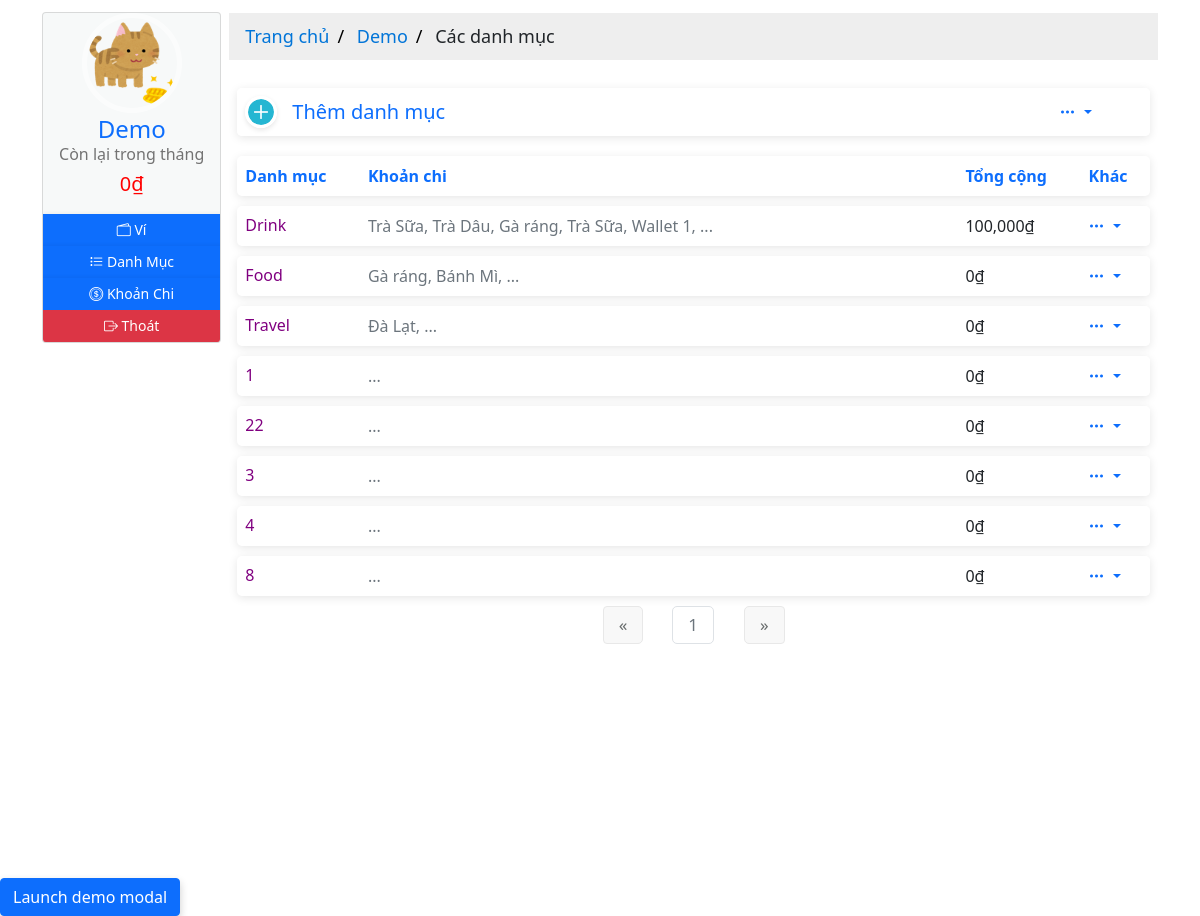
The page /1/item (signed in) on the database its author committed.
### moneymanagement/models.py (models this page shows, shortened)
class User(db.Model, UserMixin):
  __tablename__ = 'users'
  id = db.Column(db.Integer, primary_key=True)
  email = db.Column(db.String(64), nullable=False, unique=True, index=True)
  username = db.Column(db.String(64), nullable=False, unique=True, index=True)
  password_hash = db.Column(db.String(128))
  profile_image = db.Column(db.String(64), nullable=False, default='df_profile.svg')
  wallets = db.relationship('Wallet', back_populates='owner', lazy='dynamic')
  items = db.relationship('Item', back_populates='users', lazy='dynamic')
  expenditures = db.relationship('Expenditure', back_populates='users', lazy=True)
  money_saving = db.relationship('MoneySaving', back_populates='user', lazy='dynamic')
  def total_expenses_by_date(self, date):
    total = 0
    for wallet in self.wallets:
      if date in wallet.date.strftime('%Y-%m-%d'):
        total += wallet.total_expense_by_date(date)
    return total
  def total_balance_by_date(self, date):
    total = 0
    for wallet in self.wallets:
      total += wallet.total_balance_by_date(date)
    return total
  def rest_balance_by_date(self, date):
    return self.total_balance_by_date(date) - self.total_expenses_by_date(date)

class TrackBalance(db.Model):
  __tablename__ = 'trackbalances'
  id = db.Column(db.Integer, primary_key=True)
  date = db.Column(db.DateTime, nullable=False, unique=True, index=True)
  balance = db.Column(db.Integer, nullable=False, default=0)
  description = db.Column(db.String(128))
  check = db.Column(db.Boolean, default=False)
  wallet_id = db.Column(db.Integer, db.ForeignKey('wallets.id'))
  wallet = db.relationship('Wallet', back_populates='track_balances', uselist=False)

class Wallet(db.Model):
  __tablename__ = 'wallets'
  id = db.Column(db.Integer, primary_key=True)
  name = db.Column(db.String(16), nullable=False)
  date = db.Column(db.DateTime, default=datetime.utcnow())
  filter = db.Column(db.Integer, nullable=False, default=2)
  user_id = db.Column(db.Integer, db.ForeignKey('users.id'))
  owner = db.relationship('User', back_populates='wallets', uselist=False)
  track_balances = db.relationship('TrackBalance', back_populates='wallet', lazy='dynamic')
  items = db.relationship('Item', back_populates='wallet', lazy='dynamic')
  expenditures = db.relationship('Expenditure', back_populates='wallet', lazy='dynamic')
  money_saving = db.relationship('MoneySaving', back_populates='wallet', lazy='dynamic')
  def total_balance_by_date(self, date):
    total = 0
    for track in self.track_balances:
      if date in track.date.strftime('%Y-%m-%d'):
        total += track.balance
    return total

class Item(db.Model):
  __tablename__ = 'items'
  id = db.Column(db.Integer, primary_key=True)
  name = db.Column(db.String(32), nullable=False)
  user_id = db.Column(db.Integer, db.ForeignKey('users.id'))
  wallet_id = db.Column(db.Integer, db.ForeignKey('wallets.id'))
  users = db.relationship('User', back_populates='items',uselist=False)
  expenditures = db.relationship('Expenditure', back_populates='items', lazy='dynamic')
  wallet = db.relationship('Wallet', back_populates='items', uselist=False)
  def total_amount_by_date(self, user_id, date):
    total = 0
    for expense in self.expenditures:
      if expense.user_id == user_id:
        if date in expense.date.strftime('%Y-%m-%d'):
          total += expense.amount
    return total

class Expenditure(db.Model):
  __tablename__ = 'expenditures'
  id = db.Column(db.Integer, primary_key=True)
  name = db.Column(db.String(32), nullable=False)
  date = db.Column(db.Date, nullable=False, default=datetime.utcnow().strftime('%Y-%m-%d'))
  description = db.Column(db.String(128), nullable=False, default='Không có miêu tả nào')
  amount = db.Column(db.Integer, nullable=False, default=0)
  item_id = db.Column(db.Integer, db.ForeignKey('items.id'))
  items = db.relationship('Item', back_populates='expenditures', uselist=False)
  user_id = db.Column(db.Integer, db.ForeignKey('users.id'))
  users = db.relationship('User', back_populates='expenditures', uselist=False)
  wallet_id = db.Column(db.Integer, db.ForeignKey('wallets.id'))
  wallet = db.relationship('Wallet', back_populates='expenditures', uselist=False)

### moneymanagement/users/views.py (the view)
@users_blueprint.route('/<int:user_id>/item')
@login_required
def item(user_id):
  if current_user.id != user_id:
    abort(403)
  date = datetime.utcnow().strftime('%Y-%m')
  page = request.args.get('page', 1, type=int)
  items = Item.query.filter_by(user_id=user_id).paginate(page=page, per_page=10)
  return render_template('users/item.html', items=items, date=date)

### moneymanagement/templates/users/item.html (shortened to what this page needs)
{% extends 'base-2.html' %}
{%block breadcrumb %}
<div class="content-breadcrumb">
  <ul class="breadcrumb">
    <li>
      <a href="{{ url_for('core.home', user_id=current_user.id) }}"
        >Trang chủ</a
      >
    </li>
    <li><a href="#">{{ current_user.username }}</a></li>
    <li>Các danh mục</li>
  </ul>
</div>
{% endblock breadcrumb %}
{%block content %}
<div class="content-home">
  <section>
    <table class="table table-add">
      <tbody>
        <tr>
          <td>
            <a href="{{ url_for('items.add', user_id=current_user.id) }}">
              <div class="user-info">
                <div class="user-info__img">
                  <img
                    src="{{ url_for('static', filename='icons/add-icon.svg') }}"
                    alt="Expense Icon"
                  />
                </div>
                <div class="user-info__basic">
                  <h5 class="mb-0">Thêm danh mục</h5>
                </div>
              </div>
            </a>
          </td>
          <td></td>
          <td></td>
          <td style="text-align: center">
            <div class="dropdown open">
              <a
                class="dropdown-toggle"
                href="#"
                id="dropdownMenuLink"
                data-bs-toggle="dropdown"
                aria-expanded="false"
              >
                <i class="bi bi-three-dots"></i>
              </a>
            </div>
          </td>
        </tr>
      </tbody>
    </table>
  </section>
  <section>
    <table class="table table-hover table-add">
      <tbody>
        <tr>
          <th scope="col"><a href="#">Danh mục</a></th>
          <th scope="col"><a href="#">Khoản chi</a></th>
          <th scope="col"><a href="#">Tổng cộng</a></th>
          <th scope="col"><a href="#">Khác</a></th>
        </tr>
        {% for item in items.items %}
        <tr>
          <th>
            <a
              href="{{ url_for('items.item_expenses', item_id=item.id) }}"
              style="color: purple"
            >
              <div class="user-info">
                <div class="user-info__basic">
                  <h6 class="mb-0">{{ item.name }}</h6>
                </div>
              </div>
            </a>
          </th>
          <td>
            <p
              class="text-muted mb-0"
              style="
                text-overflow: ellipsis;
                overflow: hidden;
                width: 50ch;
                white-space: nowrap;
              "
            >
              {% for expense in item.expenditures %} {{expense.name}}, {% endfor
              %} ...
            </p>
          </td>
          <td>
            {{
            "{:,.0f}".format(item.total_amount_by_date(user_id=current_user.id,
            date=date)) }}<span>&#8363;</span>
          </td>
          <td>
            <div class="dropdown open">
              <a
                class="dropdown-toggle"
                href="#"
                id="dropdownMenuLink"
                data-bs-toggle="dropdown"
                aria-expanded="false"
              >
                <i class="bi bi-three-dots"></i>
              </a>
            </div>
          </td>
        </tr>
        {% endfor %}
      </tbody>
    </table>
  </section>
  <div class="demo">
    {% if item_filter %}
    <nav class="pagination-outer" aria-label="Page navigation">
      <ul class="pagination justify-content-center">
        <li class="page-item">
          <a
            href="{{ url_for('users.item_filter', user_id=current_user.id, date=date, page=items.prev_num) }}"
            class="page-link"
            aria-label="Previous"
          >
            <span aria-hidden="true">&laquo;</span>
          </a>
        </li>
        {% for page_num in items.iter_pages(left_edge=1, right_edge=1,
        left_current=2, right_current=2) %} {% if page_num %} {% if items.page
        == page_num %}
        <li class="page-item disabled">
          <a
            class="page-link"
            href="{{ url_for('users.item_filter', user_id=current_user.id, date=date, page=page_num) }}"
            >{{ page_num }}</a
          >
        </li>
        {% else %}
        <li class="page-item">
          <a
            class="page-link"
            href="{{ url_for('users.item_filter', user_id=current_user.id, date=date, page=page_num) }}"
            >{{ page_num }}</a
          >
        </li>
        {% endif %} {% endif %} {% endfor %}
        <li class="page-item">
          <a
            href="{{ url_for('users.item_filter', user_id=current_user.id, date=date, page=items.next_num) }}"
            class="page-link"
            aria-label="Next"
          >
            <span aria-hidden="true">&raquo;</span>
          </a>
        </li>
      </ul>
    </nav>
    {% else %}
    <nav class="pagination-outer" aria-label="Page navigation">
      <ul class="pagination justify-content-center">
        <li class="page-item">
          <a
            href="{{ url_for('users.item', user_id=current_user.id, page=items.prev_num) }}"
            class="page-link"
            aria-label="Previous"
          >
            <span aria-hidden="true">&laquo;</span>
          </a>
        </li>
        {% for page_num in items.iter_pages(left_edge=1, right_edge=1,
        left_current=2, right_current=2) %} {% if page_num %} {% if items.page
        == page_num %}
        <li class="page-item disabled">
          <a
            class="page-link"
            href="{{ url_for('users.item', user_id=current_user.id, page=page_num) }}"
            >{{ page_num }}</a
          >
        </li>
        {% endif %} {% endif %} {% endfor %}
        <li class="page-item">
          <a
            href="{{ url_for('users.item', user_id=current_user.id, page=items.next_num) }}"
            class="page-link"
            aria-label="Next"
          >
            <span aria-hidden="true">&raquo;</span>
          </a>
        </li>
      </ul>
    </nav>
    {% endif %}
  </div>
</div>
{% endblock content %}

### moneymanagement/templates/base-2.html (shortened to what this page needs)
{% from "_render_field.html" import render_field, render_error %}
<!DOCTYPE html>
<html lang="en">
  <head>
    <link
      rel="stylesheet"
      type="text/css"
      href="{{ url_for('static', filename='styles/main.css') }}"
    />
    <link
      rel="stylesheet"
      type="text/css"
      href="{{ url_for('static', filename='styles/profile.css') }}"
    />
    <link
      rel="stylesheet"
      type="text/css"
      href="{{ url_for('static', filename='styles/card.css') }}"
    />
    <link
      rel="stylesheet"
      type="text/css"
      href="{{ url_for('static', filename='styles/table.css') }}"
    />
    <link
      rel="stylesheet"
      type="text/css"
      href="{{ url_for('static', filename='styles/pagination.css') }}"
    />
    <link
      rel="stylesheet"
      href="https://cdnjs.cloudflare.com/ajax/libs/font-awesome/4.7.0/css/font-awesome.min.css"
    />
    <link
      rel="stylesheet"
      href="https://cdn.jsdelivr.net/npm/bootstrap-icons@1.7.2/font/bootstrap-icons.css"
    />
    <link
      href="https://cdn.jsdelivr.net/npm/bootstrap@5.1.1/dist/css/bootstrap.min.css"
      rel="stylesheet"
    />
  </head>
  <body>
    <div class="container">
      <div class="row g-2">
        <div class="col-sm-2">
          <div class="card hovercard">
            <div class="avatar-profile">
              <a href="#" data-bs-toggle="modal" data-bs-target="#exampleModal">
                <img
                  alt=""
                  src="{{ url_for('static', filename='profile_pics/' + current_user.profile_image) }}"
                />
              </a>
            </div>
            <div class="info">
              <div class="title">
                <a
                  target="_blank"
                  href="#"
                  data-bs-toggle="modal"
                  data-bs-target="#exampleModal"
                  >{{ current_user.username }}</a
                >
              </div>
              {% block current_balance %}
              <div class="desc"><h6>Còn lại trong tháng</h6></div>
              <div class="desc">
                {% if current_user.rest_balance_by_date(now.strftime('%Y-%m')) >
                (current_user.total_balance_by_date(now.strftime('%Y-%m')) / 2)
                %}
                <h5 style="color: green">
                  {{
                  "{:,.0f}".format(current_user.rest_balance_by_date(now.strftime('%Y-%m')))
                  }}<span>&#8363;</span>
                </h5>
                {%else %}
                <h5 style="color: red">
                  {{
                  "{:,.0f}".format(current_user.rest_balance_by_date(now.strftime('%Y-%m')))
                  }}<span>&#8363;</span>
                </h5>
                {% endif %}
              </div>
              {% endblock current_balance %}
            </div>
            <div
              class="bottom"
              id="none-padding-margin"
              style="text-align: center"
            >
              <div class="title">
                <div class="row g2">
                  <a
                    class="btn btn-primary btn-sm margin btn-icon"
                    href="{{ url_for('users.wallet', user_id=current_user.id) }}"
                  >
                    <i class="bi bi-wallet2"></i><span>&nbsp;Ví</span>
                  </a>
                </div>
              </div>
              <div class="title">
                <div class="row g2" style="text-align: left">
                  <a
                    class="btn btn-primary btn-sm margin btn-icon"
                    href="{{ url_for('users.item', user_id=current_user.id) }}"
                  >
                    <i class="bi bi-list-task"></i><span>&nbsp;Danh Mục</span>
                  </a>
                </div>
              </div>
              <div class="title">
                <div class="row g2" style="text-align: left">
                  <a
                    class="btn btn-primary btn-sm margin btn-icon"
                    href="{{ url_for('users.expense', user_id=current_user.id) }}"
                  >
                    <i class="bi bi-coin"></i><span>&nbsp;Khoản Chi</span>
                  </a>
                </div>
              </div>
              <div class="title">
                <div class="row g2" style="text-align: left">
                  <a
                    class="btn btn-danger btn-sm margin btn-icon"
                    href="{{ url_for('users.logout') }}"
                  >
                    <i class="bi bi-box-arrow-right"></i
                    ><span>&nbsp;Thoát</span>
                  </a>
                </div>
              </div>
            </div>
          </div>
        </div>
        <div class="col-sm-10">
          {% block breadcrumb %}{% endblock breadcrumb %}
          <div
            class="container"
            style="height: 100vh; max-height=fit-content; overflow-y: auto;"
          >
            {% block content %}{% endblock content %}
          </div>
        </div>
      </div>
    </div>
    <button
      type="button"
      class="btn btn-primary"
      data-bs-toggle="modal"
      data-bs-target="#exampleModal"
    >
      Launch demo modal
    </button>
  </body>
</html>

### rows shown on the page
User: profile_image (picture), username "Demo"
TrackBalance: rest_balance_by_date "0"
Item: name "Drink"
Expenditure: name "Trà Sữa", date.date "100,000"
Expenditure: name "Trà Dâu"
Expenditure: name "Gà ráng"
Expenditure: name "Trà Sữa"
Expenditure: name "Wallet 1"
Item: name "Food"
Expenditure: name "Gà ráng", date.date "0"
Expenditure: name "Bánh Mì"
Item: name "Travel"
Expenditure: name "Đà Lạt", date "0"
Item: name "1"
Item: name "22"
Item: name "3"
Item: name "4"
Item: name "8"

### other values the page prints
{{ page_num }} "1"
